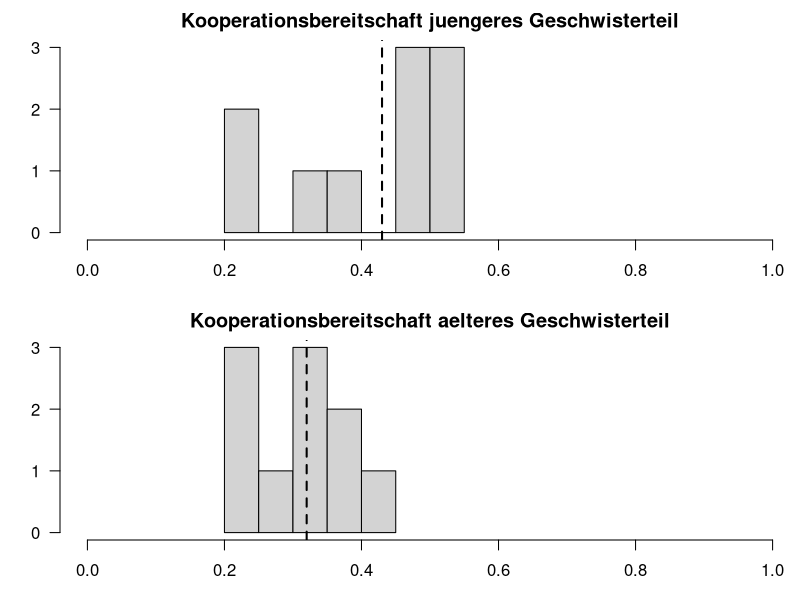
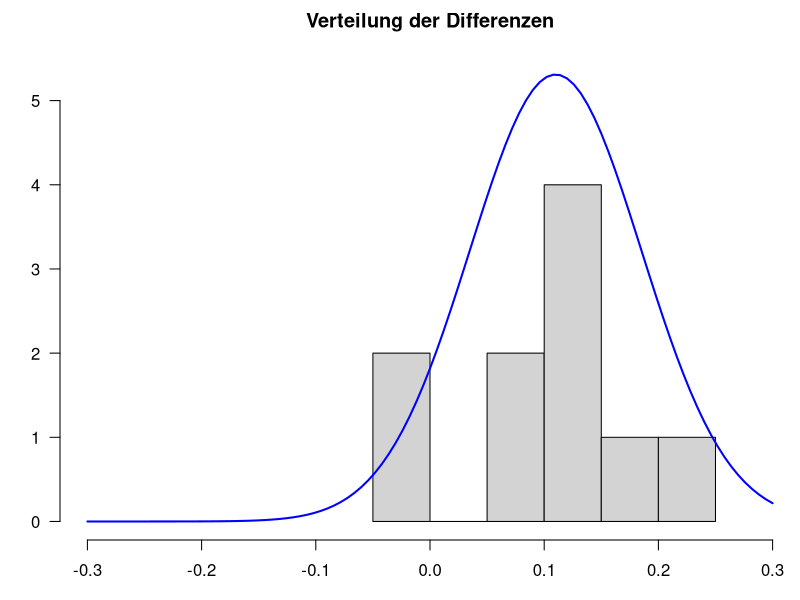
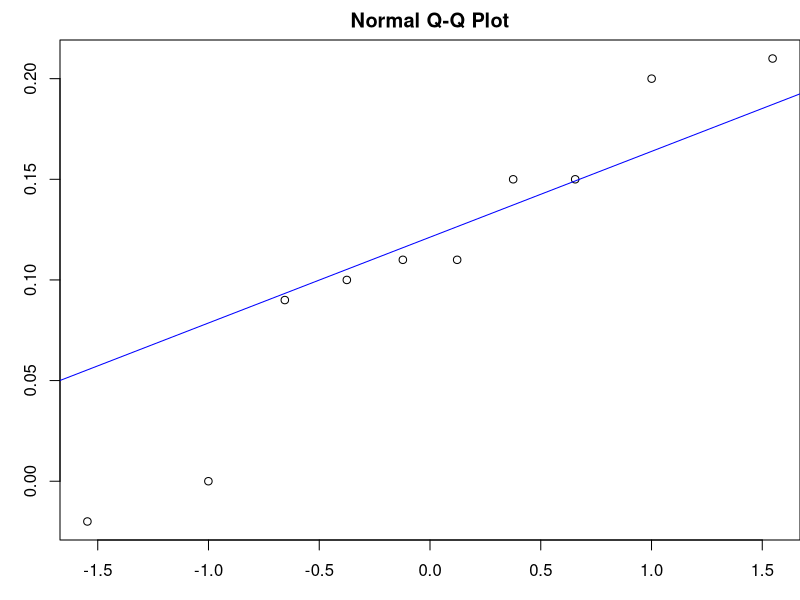

Generate these figures, in order, with R:
## ---- chunk 1
knitr::opts_chunk$set(error = TRUE,warning = FALSE, message = FALSE)
library(knitr)
## ---- chunk 2
# Datensatz generieren
dataKooperation <- data.frame(Paar = 1:10,  Juenger = c(0.49,0.25,0.51,0.55,0.35,0.54,0.24,0.49,0.38,0.50), Aelter = c(0.4,0.25,0.31,0.44,0.25,0.33,0.26,0.38,0.23,0.35))
dataKooperation # überprüfen, ob alles geklappt hat
## ---- chunk 3
# Je ein Histogramm pro Gruppe, untereinander dargestellt, vertikale Linie für den jeweiligen Mittelwert
par(mfrow=c(2,1), mar=c(3,3,2,0))
hist(dataKooperation[, "Juenger"], 
     xlim=c(0,1), 
     main="Kooperationsbereitschaft juengeres Geschwisterteil", 
     xlab="", 
     ylab="", 
     las=1)
abline(v=mean(dataKooperation[, "Juenger"]), 
       lty=2, 
       lwd=2)

hist(dataKooperation[, "Aelter"], 
     xlim=c(0,1), 
     main="Kooperationsbereitschaft aelteres Geschwisterteil", 
     xlab="", 
     ylab="", 
     las=1)
abline(v=mean(dataKooperation[, "Aelter"]), 
       lty=2, 
       lwd=2)

par(mfrow=c(1,1)) #Zurücksetzen des Plotfensters, zuvor hatten wir "dev.off()" kennengelernt
## ---- chunk 4
summary(dataKooperation[, "Juenger"])
summary(dataKooperation[, "Aelter"])
#alternativ
library(psych)
describe(dataKooperation[, "Juenger"])
describe(dataKooperation[, "Aelter"])
## ---- chunk 5
jung <- describe(dataKooperation[, "Juenger"])
alt <- describe(dataKooperation[, "Aelter"])
## ---- chunk 6
difference <- dataKooperation[, "Juenger"]-dataKooperation[, "Aelter"]
hist(difference, 
     xlim=c(-.3,.3), 
     ylim = c(0,5.5),
     main="Verteilung der Differenzen", 
     xlab="Differenzen", 
     ylab="", 
     las=1)
curve(dnorm(x, mean=mean(difference), sd=sd(difference)), 
      col="blue", 
      lwd=2, 
      add=T)
qqnorm(difference)
qqline(difference, col="blue")
## ---- chunk 7
t.test(x = dataKooperation[, "Juenger"], y  = dataKooperation[, "Aelter"], # die beiden abhängigen Gruppen
       paired = T,                                                         # Stichproben sind abhängig
       alternative = "greater",                                            # gerichtete Hypothese
       conf.level = .95)                                                   # alpha = .05

## ---- chunk 8
ttest <- t.test(x = dataKooperation[, "Juenger"], y  = dataKooperation[, "Aelter"],
       paired = T, alternative = "greater", conf.level = .95)
## ---- chunk 9
mean_d <- mean(difference)
sd.d.est <- sd(difference)
d_Kooperation <- mean_d/sd.d.est
d_Kooperation
## ---- chunk 10
wilcox.test(x = dataKooperation[, "Juenger"], 
            y  = dataKooperation[, "Aelter"], # die beiden abhängigen Gruppen
            paired = T,      # Stichproben sind abhängig
            alternative = "greater", # gerichtete Hypothese
            conf.level = .95)                 # alpha = .05
## ---- chunk 11
wilcox <- wilcox.test(x = dataKooperation[, "Juenger"], y  = dataKooperation[, "Aelter"], paired = T, alternative = "greater", conf.level = .95)
